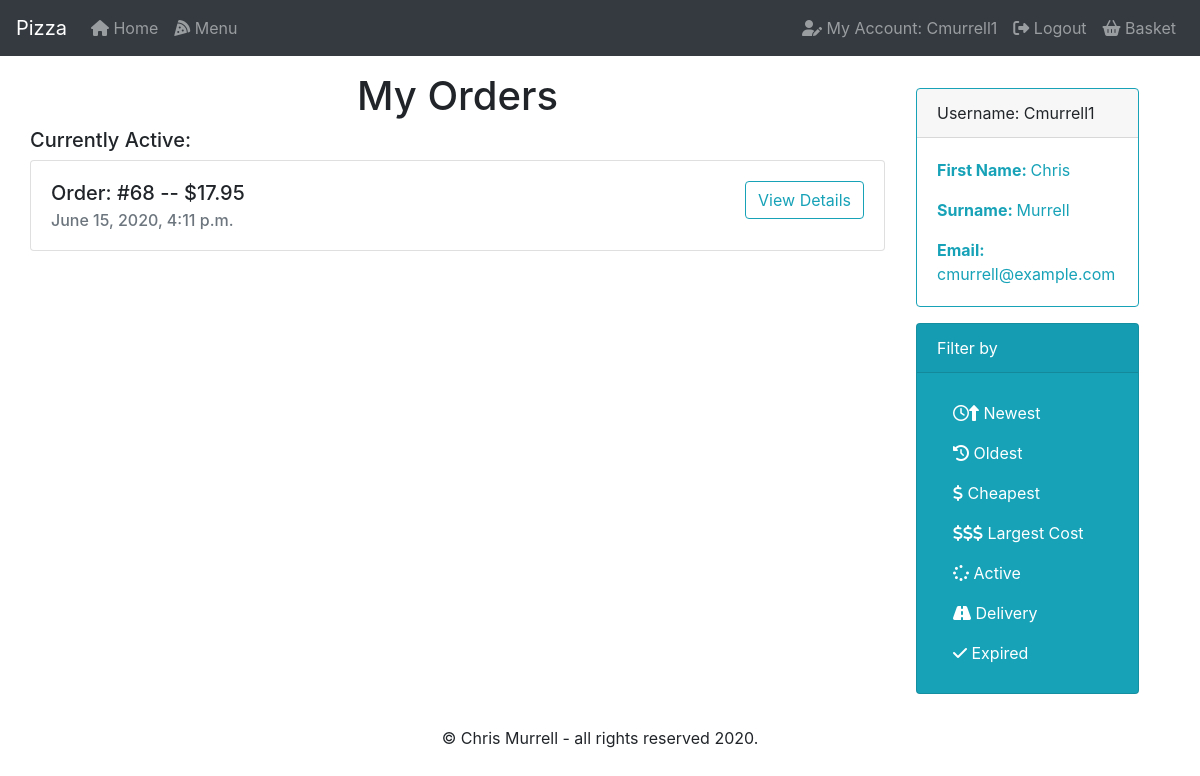
Screenshot of /account (signed in) with the database file from the repository.
### orders/models.py (models this page shows, shortened)
class Orders(models.Model):
    order_id = models.AutoField(primary_key=True)
    user_id = models.ForeignKey(
        User, on_delete=models.CASCADE, related_name='orders')
    pizItems = models.ManyToManyField('PizOrder', blank=True, related_name='pizItems')
    subItems = models.ManyToManyField('SubOrder', blank=True, related_name='subItems')
    pastaItems = models.ManyToManyField('PastaOrder', blank=True, related_name='pastaItems')
    saladItems = models.ManyToManyField('SaladOrder', blank=True, related_name='saladItems')
    platItems = models.ManyToManyField('PlatterOrder', blank=True, related_name='platItems')
    time_placed = models.DateTimeField(auto_now_add=True)
    cost = models.DecimalField(max_digits=6, decimal_places=2, default=00.00)
    active = models.CharField(max_length=1, default='Y')
    class Meta:
        verbose_name = 'order'
        verbose_name_plural = 'orders'

### orders/views.py (the view)
# urls.py: path("account", views.account, name="account"),
def account(request):
    user = request.user
    active = Orders.objects.filter(
        user_id=user, active='Y').order_by('-time_placed')
    delivery = Orders.objects.filter(
        user_id=user, active='D').order_by('-time_placed')
    expired = Orders.objects.filter(
        user_id=user, active='N').order_by('-time_placed')
    pizzas = PizOrder.objects.all()
    subs = SubOrder.objects.all()
    pastas = PastaOrder.objects.all()
    salads = SaladOrder.objects.all()
    platters = PlatterOrder.objects.all()
    context = {
        "user": user,
        "active": active,
        "delivery": delivery,
        "expired": expired,
        "pizzas": pizzas,
        "subs": subs,
        "pastas": pastas,
        "salads": salads,
        "platters": platters
    }
    return render(request, 'orders/account.html', context)

### orders/models.py (called while the page is built)
    def __str__(self):
        return f"{self.typ} - {self.category}"

    def custom_toppings(self):
        return ", ".join([t.typ for t in self.toppings.all()])

    def __str__(self):
        return f"Type: {self.typ} || Size: {self.size} || Toppings: {self.custom_toppings()} || Price: ${self.price}"

### orders/Templates/orders/account.html (shortened to what this page needs)
{% extends "orders/base.html" %}
{% load static %}
{% block main %}
<div class="row justify-content-md-center">
    {% if not active and not delivery and not expired %}
    <div class="card border-info m-3">
        <div class="card-header">Username: {{ user.username }}</div>
        <div class="card-body text-info">
            <p class="card-text"><strong>First Name: </strong>{{ user.first_name }}</p>
            <p class="card-text"><strong>Surname: </strong>{{ user.last_name }}</p>
            <p class="card-text"><strong>Email: </strong>{{ user.email }}</p>
        </div>
    </div>
    {% else %}
    <div class="w-75">
        <h1>My Orders</h1>
        {% if active %}
        <h5>Currently Active:</h5>
        {% endif %}
        {% for row in active %}
        <div class="card mb-2">
            <div class="card-body">
                <div class="row">
                    <div class="col text-left">
                        <h5 class="card-title">Order: #{{ row.order_id }} -- ${{ row.cost }}</h5>
                        <h6 class="card-subtitle text-muted">{{ row.time_placed }}</h6>
                    </div>
                    <div class="col text-right">
                        <button type="button" class="btn btn-outline-info" data-toggle="collapse"
                            data-target="#details{{ row.order_id }}" aria-controls="list-group"
                            aria-expanded="false">View
                            Details</button>
                    </div>
                </div>
            </div>
        </div>
        {% endfor %}
    </div>
    <div class="w-25">
        <div class="container sticky-top">
            <div class="card border-info m-3">
                <div class="card-header">Username: {{ user.username }}</div>
                <div class="card-body text-info">
                    <p class="card-text"><strong>First Name: </strong>{{ user.first_name }}</p>
                    <p class="card-text"><strong>Surname: </strong>{{ user.last_name }}</p>
                    <p class="card-text"><strong>Email: </strong>{{ user.email }}</p>
                </div>
            </div>
            <div class="card text-white bg-info m-3">
                <div class="card-header">Filter by</div>
                <div class="card-body">
                    <a href="{% url 'filter' filter_by='newest' %}" class="nav-link sidebar"><i
                            class="far fa-clock"></i><i class="fas fa-long-arrow-alt-up"></i>
                        Newest</a>
                    <a href="{% url 'filter' filter_by='oldest' %}" class="nav-link sidebar"><i
                            class="fas fa-history"></i> Oldest</a>
                    <a href="{% url 'filter' filter_by='cheapest' %}" class="nav-link sidebar"><i
                            class="fas fa-dollar-sign"></i>
                        Cheapest</a>
                    <a href="{% url 'filter' filter_by='expensive' %}" class="nav-link sidebar"><i
                            class="fas fa-dollar-sign"></i><i class="fas fa-dollar-sign"></i><i
                            class="fas fa-dollar-sign"></i> Largest Cost</a>
                    <a href="{% if active %}{% url 'filter' filter_by='active' %}{% endif %}"
                        class="nav-link sidebar"><i class="fas fa-spinner"></i>
                        Active</a>
                    <a href="{% if delivery %}{% url 'filter' filter_by='delivery' %}{% endif %}"
                        class="nav-link sidebar"><i class="fas fa-road"></i>
                        Delivery</a>
                    <a href="{% if expired %}{% url 'filter' filter_by='expired' %}{% endif %}"
                        class="nav-link sidebar"><i class="fas fa-check"></i>
                        Expired</a>
                </div>
            </div>
        </div>
    </div>
    {% endif %}
</div>
{% endblock %}

### orders/Templates/orders/base.html (shortened to what this page needs)
{% load static %}
<!doctype html>
<html lang="en">
<head>
    <link rel="stylesheet" href="{% static 'orders/styles.css' %}">
    <link rel="stylesheet" href="https://stackpath.bootstrapcdn.com/bootstrap/4.4.1/css/bootstrap.min.css"
>
</head>
<body>
    <nav class="navbar navbar-expand-lg navbar-dark bg-dark">
        <a class="navbar-brand" href="{% url 'home' %}">Pizza</a>
        <div class="collapse navbar-collapse" id="navbar">
            {% if request.user.is_authenticated %}
            <div class="navbar-nav mr-auto">
                <a class="nav-item nav-link" href="{% url 'home' %}"><i class="fas fa-home"></i> Home</a>
                <a class="nav-item nav-link" href="{% url 'menu' %}"><i class="fas fa-pizza-slice"></i> Menu</a>
            </div>
            <div class="navbar-nav ml-auto">
                <a class="nav-item nav-link" href="{% url 'account' %}"><i class="fas fa-user-edit"></i> My Account: {{ user.username }}</a>
                <a class="nav-item nav-link" href="{% url 'logout' %}"><i class="fas fa-sign-out-alt"></i> Logout</a>
                <a class="nav-item nav-link" href="{% url 'basket' %}"><i class="fas fa-shopping-basket"></i> Basket<span class="badge badge-dark" id="basketnum" hidden>0</span></a>
            </div>
            {% else %}
            <div class="navbar-nav ml-auto">
                <a class="nav-item nav-link" href="{% url 'register' %}"><i class="fas fa-file-signature"></i> Register</a>
                <a class="nav-item nav-link" href="{% url 'login' %}"><i class="fas fa-sign-in-alt"></i> Login</a>
            </div>
            {% endif %}
        </div>
    </nav>
    <div class="container mt-3 mb-3">
        {% block main %}{% endblock %}
    </div>
    <footer>
        <div class="muted text-center">
            <p>&copy; Chris Murrell - all rights reserved 2020.</p>
        </div>
    </footer>
</body>
</html>

### orders/static/orders/styles.css (style rules this page uses)
h1 { text-align: center; }
.nav-link.sidebar { color: white; }

### rows the page displays
Orders: order_id "68", cost "17.95", time_placed "June 15, 2020, 4:11 p.m."

### other values shown
{{ user.username }} "Cmurrell1"
{{ user.first_name }} "Chris"
{{ user.last_name }} "Murrell"
{{ user.email }} "cmurrell@example.com"
